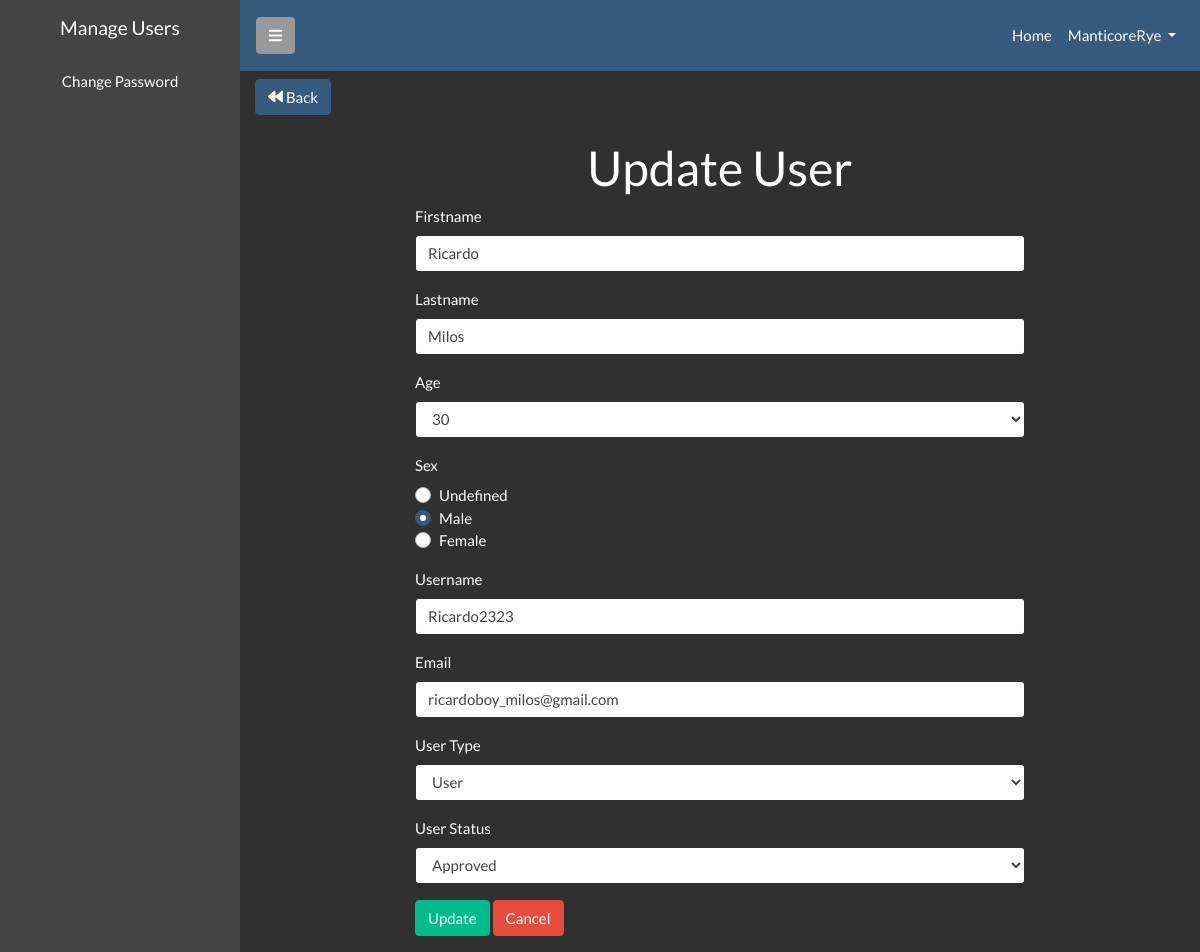
/update_user.php?id=45 (signed in), run on the app's committed database.
### tables this page shows
CREATE TABLE `users` (
  `id` int(11) NOT NULL,
  `firstname` varchar(256) NOT NULL,
  `lastname` varchar(256) NOT NULL,
  `age` int(11) NOT NULL,
  `gender` varchar(256) NOT NULL,
  `username` varchar(256) NOT NULL,
  `password` varchar(256) NOT NULL,
  `email` varchar(256) NOT NULL,
  `user_type` varchar(256) NOT NULL,
  `user_status` varchar(255) NOT NULL
);

### init/init.php (called while the page is built, shortened)
<?php
$database = new Database;
$validation = new Validation;
?>

### class/database.php (called while the page is built, shortened)
<?php
class Database extends Action {
    protected $connection;
    public function database() {
        $connection =  $this->connection = new Mysqli(DB[0],DB[1],DB[2],DB[3]);
    }
    public function escape($string) {
        return $this->connection->escape_string($string);
    }
}
?>

### class/action.php (called while the page is built, shortened)
<?php
    class Action {
            public function display_userby_id($id) {
                $stmt = $this->connection->prepare("SELECT * FROM users WHERE id = ?");
                $stmt->bind_param("i",$id);
                $stmt->execute();
                $result = $stmt->get_result();
                $rows = [];
                while($row = $result->fetch_assoc()) {
                    $rows[] = $row;
                }
                return $rows;
        }
    }
?>

### class/validation.php (called while the page is built, shortened)
<?php
class Validation extends Database {
    public function is_admin($user_type) {
        if($user_type == "administrator") {
            return true;
        } else {
            return false;
        }
    }
}
?>

### update_user.php (the view, shortened to what this page needs)
<?php
include "inc/header.php";
?>
<div class="d-flex" id="wrapper">
    <?php include "inc/sidenav.php"; ?>
    <div id="page-content-wrapper">
        <?php include "inc/navbar.php"; ?>
        <div class="container">
            <div class="row">
                <div class="col-lg-6 col-sm-6">
                    <a href="index.php" class="btn btn-primary mb-2 mt-2">
                        <i class="fa fa-backward text-white" title="Add User"></i>&nbsp;Back
                    </a>
                </div>
            </div>
        </div>
        <?php
        if (isset($_GET['id'])) :
            ?>
            <?php
                $id = $database->escape($id = $_GET['id']);
                 $result = $database->display_userby_id($id);
               foreach($result as $row):
                    ?>
                <div class="container">
                    <h1 class="text-center mt-3">Update User</h1>
                    <div class="row">
                        <div class="col-lg-8 mx-auto">
                            <form action="" method="post">
                                <div class="form-group">
                                    <label for="firstname">Firstname</label>
                                    <input type="text" name="firstname" id="firstname" class="form-control" placeholder="Firstname" value="<?= (isset($row['firstname']) ? $row['firstname'] : $_POST['firstname']); ?>">
                                </div>
                                <div class="form-group">
                                    <label for="lastname">Lastname</label>
                                    <input type="text" name="lastname" id="lastname" class="form-control" placeholder="Lastname" value="<?= (isset($row['lastname']) ? $row['lastname'] : $_POST['lastname']); ?>">
                                </div>
                                <div class="form-group">
                                    <label for="age">Age</label>
                                    <select name="age" id="age" class="form-control" value="<?= (isset($_POST['age']) ? Validation::helper_he($_POST['age']) : '') ?>">
                                        <?php for ($i = 18; $i <= 100; $i++) : ?>
                                            <?php if ($i == $row['age']) : ?>
                                                <option value="<?= $row['age']; ?>" selected><?= $row['age']; ?></option>
                                            <?php else : ?>
                                                <option value="<?= $i; ?>"><?= $i; ?></option>
                                            <?php endif; ?>
                                        <?php endfor; ?>
                                    </select>
                                </div>
                                <div class="form-group">
                                    <label for="sex">Sex</label>
                                    <div class="form-group">
                                        <div class="custom-control custom-radio">
                                            <label class="custom-control-label" for="customRadio1">Undefined</label>
                                        </div>
                                        <div class="custom-control custom-radio">
                                            <label class="custom-control-label" for="customRadio2">Male</label>
                                        </div>
                                        <div class="custom-control custom-radio">
                                            <label class="custom-control-label" for="customRadio3">Female</label>
                                        </div>
                                    </div>
                                </div>
                                <div class="form-group">
                                    <label for="username">Username</label>
                                    <input type="text" class="form-control" name="username" id="username" placeholder="Username" value="<?= (isset($row['username']) ? $row['username'] : $_POST['username']); ?>" <?= $validation->is_admin($_SESSION['user_type']) ? '' : 'readonly'; ?>>
                                </div>
                                <div class="form-group">
                                    <label for="email">Email</label>
                                    <input type="email" class="form-control" name="email" id="email" placeholder="Email" value="<?= (isset($row['email']) ? $row['email'] : $_POST['email']); ?>">
                                </div>
                                <div class="form-group">
                                    <label for="user_type">User Type</label>
                                    <select name="user_type" id="user_type" class="form-control">
                                        <option value="user" <?= $row['user_type'] == 'user'  ? 'selected' : ''; ?>>User</option>
                                    </select>
                                </div>
                                <div class="form-group">
                                    <label for="user_status">User Status</label>
                                    <select name="user_status" class='form-control'>
                                        <option value="approved" <?= $row['user_status'] == 'approved'  ? 'selected' : ''; ?>>Approved</option>
                                    </select>
                                </div>
                        <?php endforeach; ?>
                        <?php endif; ?>
                        <div class="form-group">
                            <input type="submit" value="Update" class="btn btn-success" name="update">
                            <input type="submit" value="Cancel" class="btn btn-danger">
                        </div>
                            </form>
                        </div>
                    </div>
                </div>
    </div>
</div>
<?php include "inc/footer.php"; ?>

### assets/css/custom.css (style rules this page uses)
body { overflow-x: hidden; }
#page-content-wrapper { min-width: 100vw; }
@media (min-width: 768px) { #page-content-wrapper { min-width: 0; width: 100%; } }

### data on the page
users: firstname "Ricardo", lastname "Milos", username "Ricardo2323", email "ricardoboy_milos@gmail.com", user_type "User", user_status "Approved"

### other printed values
$_SESSION['username'] "ManticoreRye"
form field age "30"
